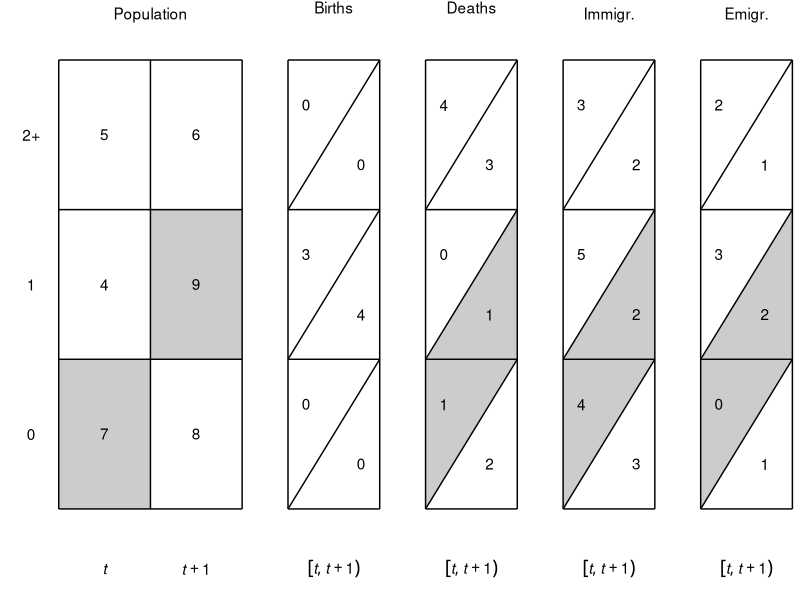

R code for this plot:


library(ggplot2)

data_popn_poly <- data.frame(x =    c(0, 1, 1, 0, 0, 1, 2, 2, 1, 1),
                            y =    c(0, 0, 1, 1, 0, 1, 1, 2, 2, 1))
data_popn_box <- data.frame(x =    c(0, 2, 2, 0, 1, 0, 0),
                            xend = c(2, 2, 0, 0, 1, 2, 2),
                            y =    c(0, 0, 3, 3, 0, 1, 2),
                            yend = c(0, 3, 3, 0, 3, 1, 2))
data_popn_label <- data.frame(x = c(1, 0.5, 1.5, 0.5, 1.5, 0.5, 1.5, 0.5, 1.5),
                              y = c(3.3, 0.5, 0.5, 1.5, 1.5, 2.5, 2.5, -0.4, -0.4),
                              label = c("Population", 7, 8, 4, 9, 5, 6, "italic(t)", "italic(t)+1"))
data_births_box <- data.frame(x =    c(2.5, 3.5, 3.5, 2.5, 2.5, 2.5, 2.5, 2.5, 2.5),
                              xend = c(3.5, 3.5, 2.5, 2.5, 3.5, 3.5, 3.5, 3.5, 3.5),
                              y =    c(0, 0, 3, 3, 1, 2, 0, 1, 2),
                              yend = c(0, 3,   3,     0, 1,   2, 1, 2, 3))
data_births_label <- data.frame(x =  c(3,   2.7, 3.3, 2.7, 3.3, 2.7, 3.3, 3),
                                y =  c(3.35, 0.7, 0.3, 1.7, 1.3, 2.7, 2.3, -0.4),
                                label = c("Births", 0, 0, 3, 4, 0, 0, 'group("[",list(italic(t),italic(t+1)),")")'))
data_deaths_poly <- data.frame(x =   c(4, 5, 5, 4, 4),
                              y =    c(0, 1, 2, 1, 0))
data_deaths_box <- data.frame(x =    c(4, 5, 5, 4, 4, 4, 4, 4, 4),
                              xend = c(5, 5, 4, 4, 5, 5, 5, 5, 5),
                              y =    c(0, 0, 3, 3, 1, 2, 0, 1, 2),
                              yend = c(0, 3, 3, 0, 1, 2, 1, 2, 3))
data_deaths_label <- data.frame(x = c(4.5, 4.2, 4.7, 4.2, 4.7, 4.2, 4.7, 4.5),
                                y = c(3.35, 0.7, 0.3, 1.7, 1.3, 2.7, 2.3, -0.4),
                                label = c("Deaths", 1, 2, 0, 1, 4, 3, 'group("[",list(italic(t),italic(t+1)),")")'))
data_im_poly <- data.frame(x =   c(5.5, 6.5, 6.5, 5.5, 5.5),
                           y =    c(0, 1, 2, 1, 0))
data_im_box <- data.frame(x =    c(2.5, 3.5, 3.5, 2.5, 2.5, 2.5, 2.5, 2.5, 2.5) + 3,
                              xend = c(3.5, 3.5, 2.5, 2.5, 3.5, 3.5, 3.5, 3.5, 3.5) + 3,
                              y =    c(0, 0, 3, 3, 1, 2, 0, 1, 2),
                              yend = c(0, 3,   3,     0, 1,   2, 1, 2, 3))
data_im_label <- data.frame(x =  c(3,   2.7, 3.3, 2.7, 3.3, 2.7, 3.3, 3) + 3,
                                y =  c(3.3, 0.7, 0.3, 1.7, 1.3, 2.7, 2.3, -0.4),
                                label = c("Immigr.", 4, 3, 5, 2, 3, 2, 'group("[",list(italic(t),italic(t+1)),")")'))
data_em_poly <- data.frame(x =   c(7, 8, 8, 7, 7),
                           y =    c(0, 1, 2, 1, 0))
data_em_box <- data.frame(x =    c(4, 5, 5, 4, 4, 4, 4, 4, 4) + 3,
                              xend = c(5, 5, 4, 4, 5, 5, 5, 5, 5) + 3,
                              y =    c(0, 0, 3, 3, 1, 2, 0, 1, 2),
                              yend = c(0, 3, 3, 0, 1, 2, 1, 2, 3))
data_em_label <- data.frame(x = c(4.5, 4.2, 4.7, 4.2, 4.7, 4.2, 4.7, 4.5) + 3,
                                y = c(3.3, 0.7, 0.3, 1.7, 1.3, 2.7, 2.3, -0.4),
                                label = c("Emigr.", 0, 1, 3, 2, 2, 1, 'group("[",list(italic(t),italic(t+1)),")")'))
data_age_label <- data.frame(x = rep(-0.3, 3),
                             y = c(0.5, 1.5, 2.5),
                             label = c("0", "1", "2+"))
                                       
p <- ggplot(data_popn_box, aes(x = x, y = y)) +
    theme_bw() +
    theme(panel.border = element_blank(),
          panel.grid.major = element_blank(),
          panel.grid.minor = element_blank(),
          axis.text = element_blank(),
          axis.ticks = element_blank()) +
    coord_cartesian(expand = FALSE,
                    clip = "off") +
    ## population
    geom_polygon(aes(x = x, y = y),
              data = data_popn_poly,
              fill = "grey80") +
    geom_segment(aes(x = x, y = y, xend = xend, yend = yend),
                 data = data_popn_box) +
    geom_text(aes(label = label),
              data = data_popn_label,
              parse = TRUE) +
    ## births
    geom_segment(aes(x = x, y = y, xend = xend, yend = yend),
                 data = data_births_box) +
    geom_text(aes(label = label),
              data = data_births_label,
              parse = TRUE) +
    ## deaths
    geom_polygon(aes(x = x, y = y),
                 data = data_deaths_poly,
                 fill = "grey80") +
    geom_segment(aes(x = x, y = y, xend = xend, yend = yend),
                 data = data_deaths_box) +
    geom_text(aes(label = label),
              data = data_deaths_label,
              parse = TRUE) +
    ## immigration
    geom_polygon(aes(x = x, y = y),
                 data = data_im_poly,
                 fill = "grey80") +
    geom_segment(aes(x = x, y = y, xend = xend, yend = yend),
                 data = data_im_box) +
    geom_text(aes(label = label),
              data = data_im_label,
              parse = TRUE) +
    ## emigration
    geom_polygon(aes(x = x, y = y),
                 data = data_em_poly,
                 fill = "grey80") +
    geom_segment(aes(x = x, y = y, xend = xend, yend = yend),
                 data = data_em_box) +
    geom_text(aes(label = label),
              data = data_em_label,
              parse = TRUE) +
    ## age labels
    geom_text(aes(label = label),
              data = data_age_label) +
    ## other
    xlab("") +
    ylab("")

graphics.off()
pdf(file = "figures_accounts/fig_account_withage_lex.pdf",
    width = 4.3,
    height = 2.1)
plot(p)
dev.off()
